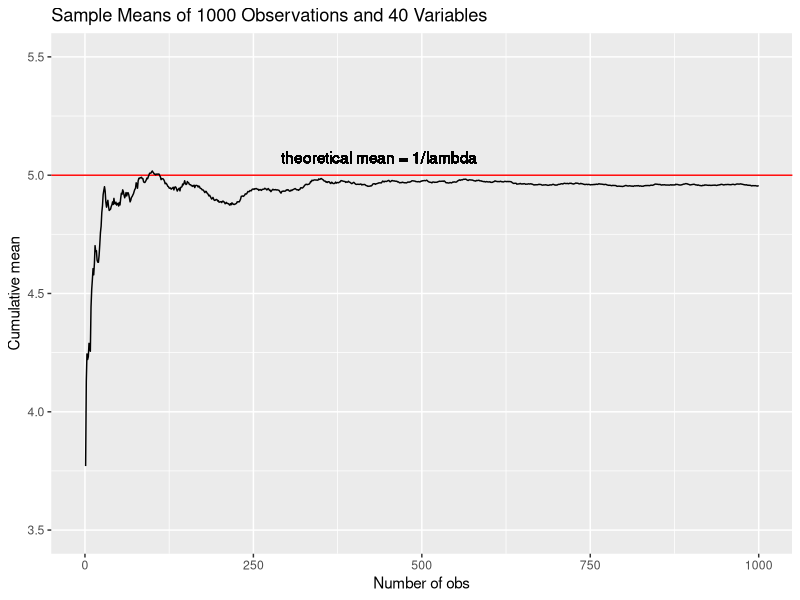
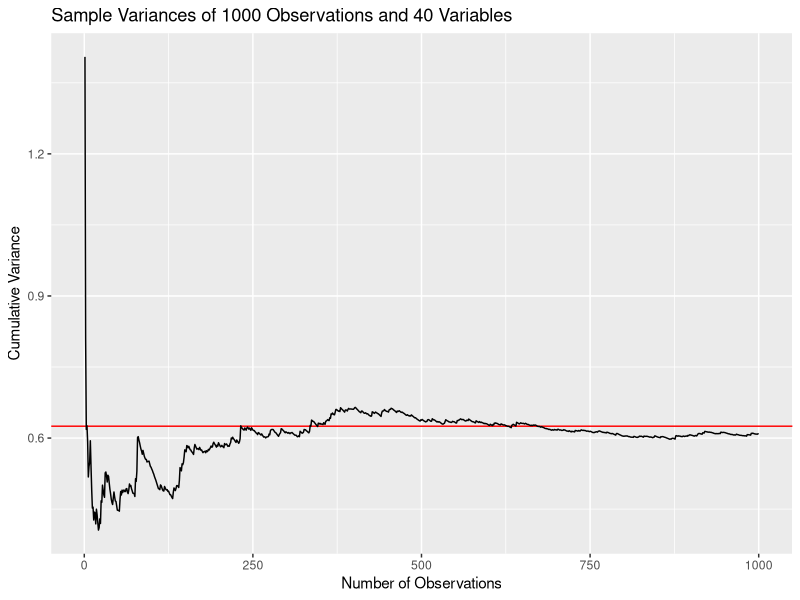
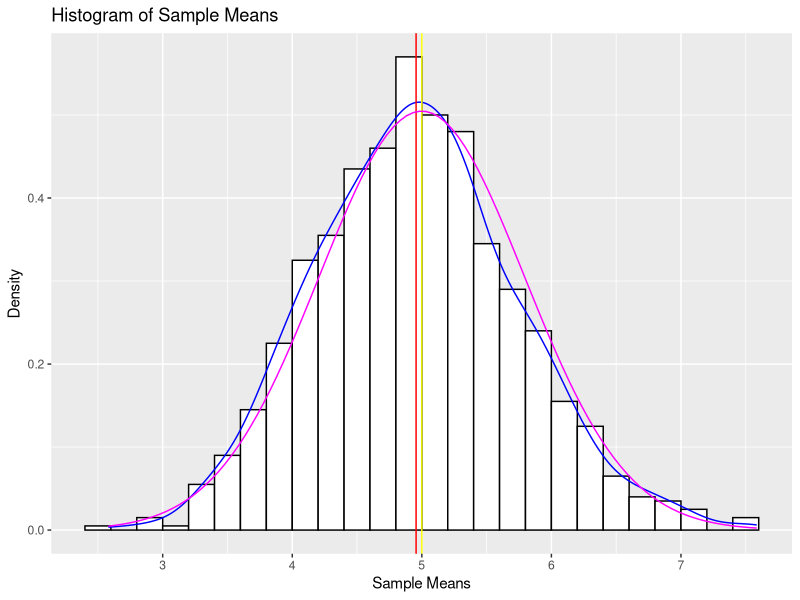
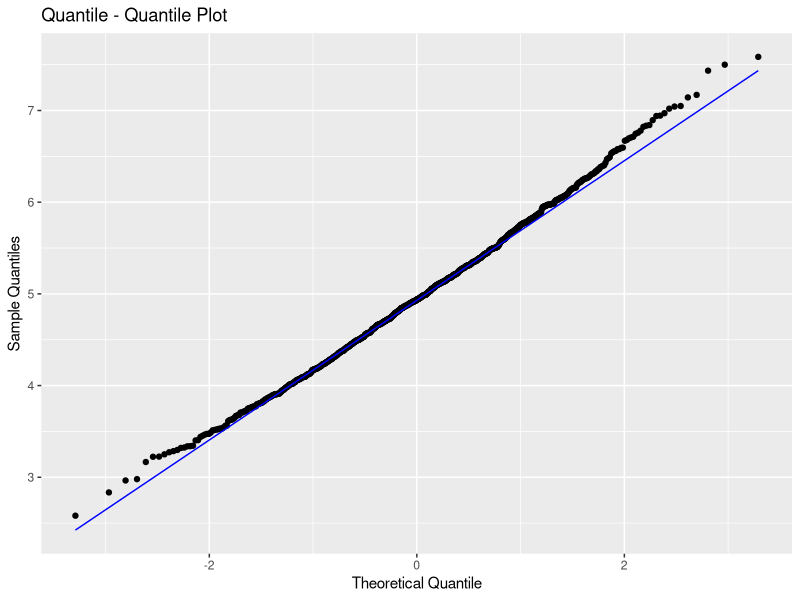
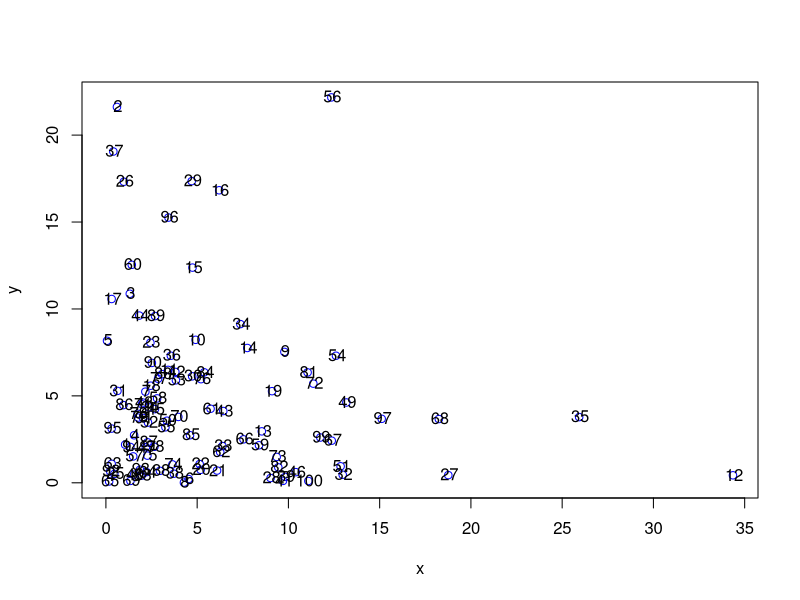
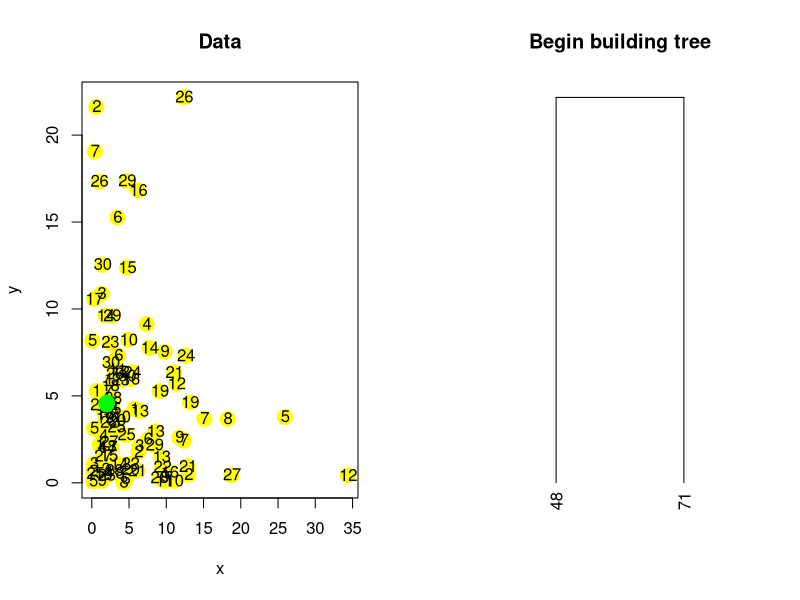
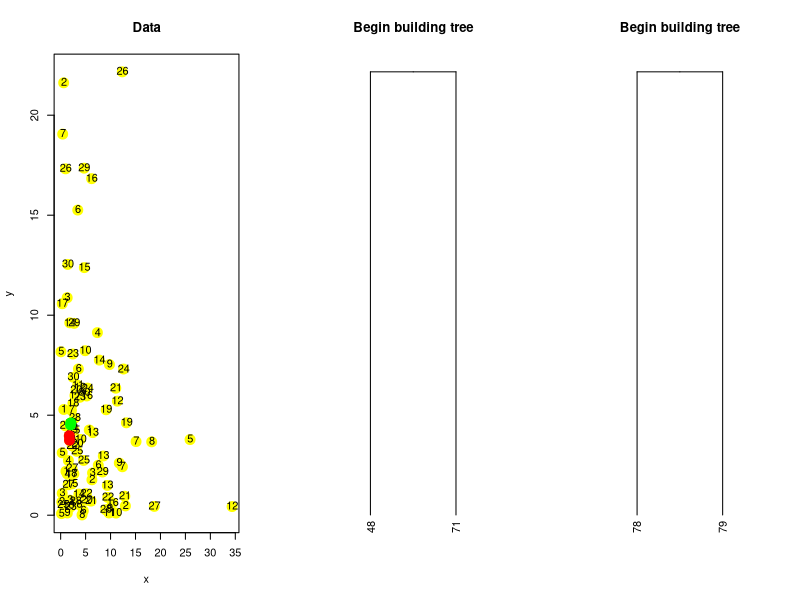
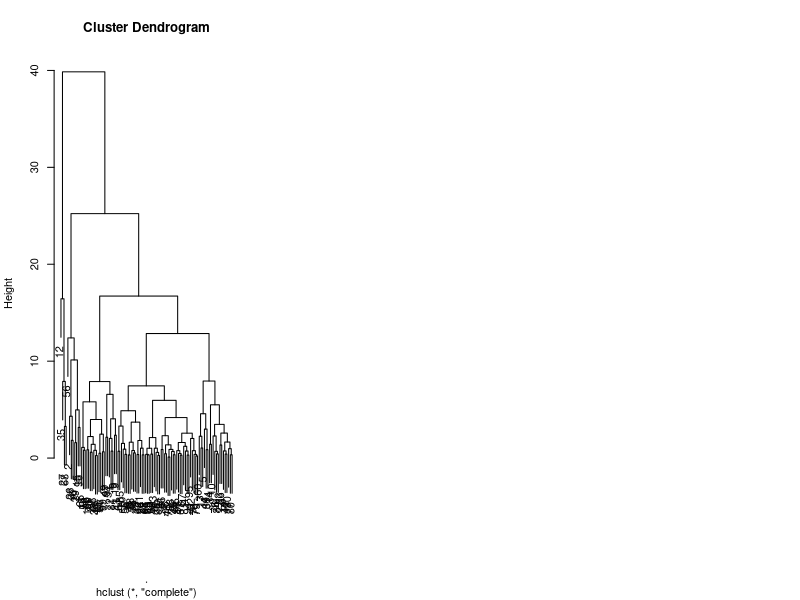

R code for these plots, in order:
## ---- chunk 1
knitr::opts_chunk$set(echo = TRUE)
## ---- chunk 2
library(tidyverse)
library(glue)
library(matrixStats)
downloadDate <- date()

glue("Simulation date is {downloadDate}")
sessionInfo()
## ---- chunk 3
set.seed(420) # random number generator set at 420
lambda <- .2 
sampCol <- 40 # number of variables
sampRow <- 1000  # number of observations

expoDis <- matrix(rexp(n=sampRow*sampCol, rate = lambda), sampRow, sampCol)

expoDF <- as.data.frame(expoDis)
# Converted it to a tibble to make it easier to visualize

e_df <- expoDF %>% mutate(
        "MEAN" = rowMeans(expoDis), 
        "SD" = rowSds(expoDis), 
        "SumCumu" = cumsum(MEAN)/(1:sampRow)) %>% 
        select(MEAN, SD, SumCumu)

head(e_df)
## ---- chunk 4
e_mean <- mean(e_df$MEAN)

t_mean <- 1/lambda

res_df <- tibble(
        Result = c("Sample means", "Theoretical mean"),
        "Mean"=c(e_mean, t_mean))

res_df
## ---- chunk 5
ggplot(data = e_df, aes(x = 1:sampRow, y = SumCumu)) + 
        geom_hline(yintercept = t_mean, col = "red") +
        geom_line(size = .5) + 
        labs(x = "Number of obs", 
             y = "Cumulative mean", 
             title = "Sample Means of 1000 Observations and 40 Variables") +
        geom_text(aes(0,t_mean,
             label = "theoretical mean = 1/lambda", 
             hjust = -1, 
             vjust =-1)) + 
        ylim(c(3.5,5.5))

## ---- chunk 6
e_df <- e_df %>% mutate(
        VarCumu = cumsum((MEAN - e_mean)^2)/seq_along(MEAN-1))

head(e_df)
## ---- chunk 7
e_var <- var(e_df$MEAN)
t_var <- (1/(lambda*sqrt(sampCol)))^2

res_var_df <- tibble(
        Result = c("Sample variance", "Theoretical variance"), 
        "Variance" = c(e_var, t_var))

res_var_df
## ---- chunk 8
ggplot(data=e_df, 
          aes(x = 1:sampRow, 
              y = VarCumu))+ 
          geom_hline(yintercept = t_var, 
              col="red") + 
          geom_line(size = .5) + 
          labs(x = "Number of Observations", 
               y = "Cumulative Variance", 
               title = "Sample Variances of 1000 Observations and 40 Variables")
## ---- chunk 9
binhist <- hist(e_df$MEAN, plot=FALSE, breaks = "FD")

g2 <- ggplot(data = e_df, 
             aes(x=MEAN)) 

g2 <- g2 + geom_histogram(aes(y=..density..),
        fill="white", 
        col="black",
        breaks =binhist$breaks) + 
      geom_density(
        aes(MEAN), 
        color = "blue") + 
      geom_vline(
        xintercept = c(e_mean, t_mean), 
        color = c("red", "yellow")) + 
      labs(
        x= "Sample Means", 
        y= "Density", 
        title = "Histogram of Sample Means")

g2 + stat_function(
      fun = dnorm, 
      colour = "magenta", 
      args = list(mean = t_mean, 
                  sd = sqrt(t_var)))
## ---- chunk 10
e_df %>% ggplot(aes(
            sample=MEAN)) +   
            stat_qq() + 
            stat_qq_line(color="blue") + 
            labs(x="Theoretical Quantile", 
                 y="Sample Quantiles", 
                 title = "Quantile - Quantile Plot")
## ---- chunk 11
hcDf <- as.data.frame(expoDis)
x <- hcDf$V1[1:100]
y <- hcDf$V2[1:100]
plot(x,y, col = "blue")
text(x+.05, y+.05, as.character(1:100))
## ---- chunk 12
dataframe <- data.frame(x=x, y=y)

d<-dist(dataframe)
## ---- chunk 13
rdistxy <- as.matrix(dist(dataframe))

## remove the diagonal from consideration
diag(rdistxy) <- diag(rdistxy) +100000

# Find the index of the points with minimum distance
ind <- which(rdistxy == min(rdistxy), arr.ind = TRUE)

ind
## ---- chunk 14
par(mfrow = c(1,2))
plot(x,y, col = "yellow", pch = 19, cex =2, main="Data")
text(x+.05, y+.05, labels=as.character(1:30))
points(x[ind[1,]], y[ind[1,]], col="green", pch =19, cex=2)

hcluster <- dist(dataframe) %>% hclust
dendro <- as.dendrogram(hcluster)
cutDendro <-cut(dendro, h=hcluster$height[2])

plot(cutDendro$lower[[63]], yaxt = "n", main ="Begin building tree")

## ---- chunk 15
nextmin <- rdistxy[order(rdistxy)][3]
ind1 <- which(rdistxy==nextmin,arr.ind = TRUE)
ind1
## ---- chunk 16
par(mfrow = c(1,3))
plot(x,y, col = "yellow", pch = 19, cex =2, main="Data")
text(x+.05, y+.05, labels=as.character(1:30))
points(x[ind[1,]], y[ind[1,]], col="green", pch =19, cex=2);
points(x[ind1[1,]], y[ind1[1,]], col="red", pch =19, cex=2)

hcluster <- dist(dataframe) %>% hclust
dendro <- as.dendrogram(hcluster)
cutDendro <-cut(dendro, h=hcluster$height[2])
plot(cutDendro$lower[[63]], yaxt = "n", main ="Begin building tree")
plot(cutDendro$lower[[78]], yaxt = "n", main ="Begin building tree")
## ---- chunk 17
hclustering <- data.frame(x=x, y=y) %>% dist %>% hclust
plot(hclustering)
## ---- chunk 18
dataMatrix <- data.frame(x=x,y=y) %>% data.matrix
heatmap(dataMatrix)
